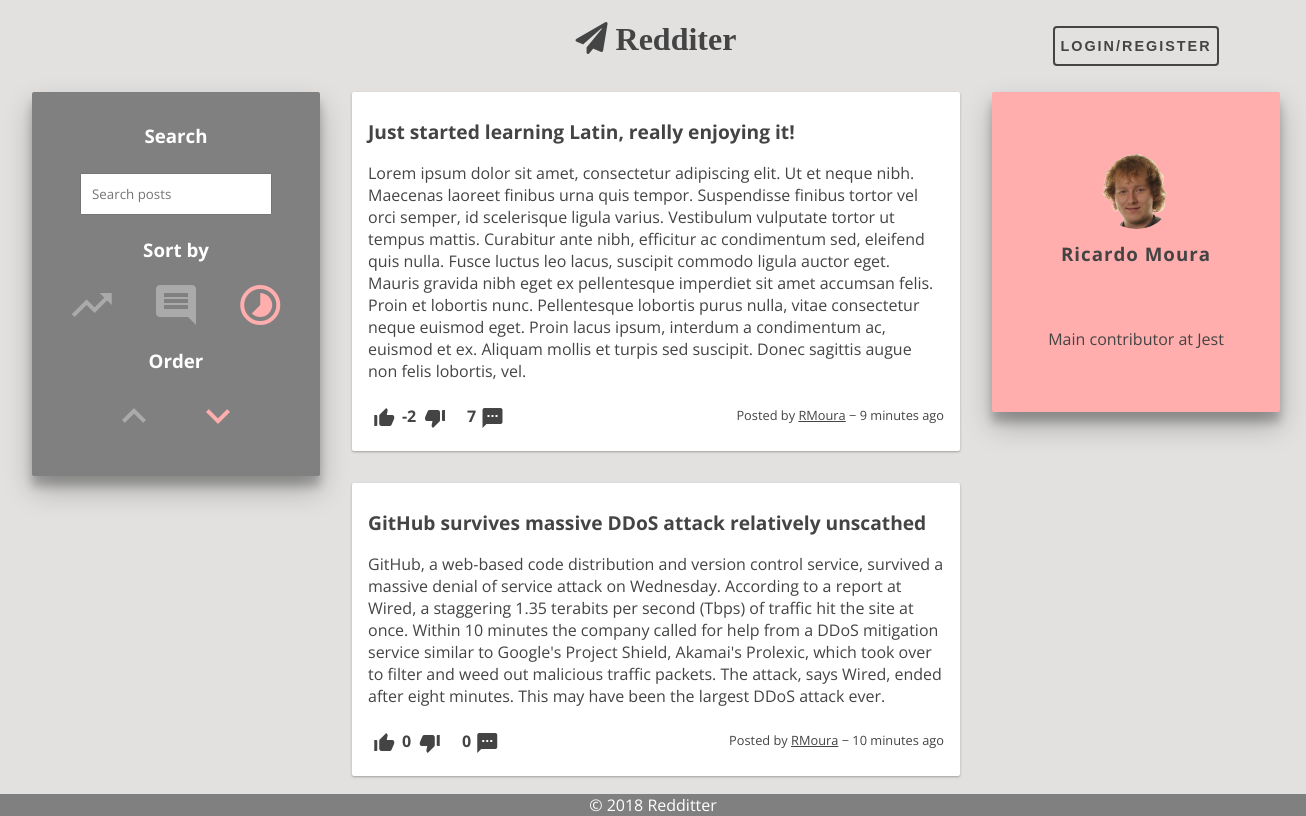
Screenshot of /pages/profile.php?user=RMoura with the database file from the repository.
### tables this page shows
CREATE TABLE Post (
    postID INTEGER PRIMARY KEY AUTOINCREMENT,
    userID VARCHAR REFERENCES User ON DELETE CASCADE,
    title VARCHAR NOT NULL,
    content VARCHAR NOT NULL,
    postDate DATE NOT NULL DEFAULT (strftime('%s', 'now')),
    points INTEGER DEFAULT 0
);

CREATE TABLE User (
    userID VARCHAR PRIMARY KEY,
    username VARCHAR NOT NULL,
    pass VARCHAR NOT NULL,
    mail VARCHAR NOT NULL UNIQUE,
    bio VARCHAR
);

### database/post.php (called while the page is built, shortened)
<?php
function getPostByUser($userID) {
	global $dbh;
	try {
		$stmt = $dbh->prepare("SELECT P.*, IFNULL(PC.count, 0) AS nrComments FROM Post P LEFT JOIN (SELECT postID, count(commentID) AS count FROM PostComment GROUP BY postID) AS PC ON P.postID = PC.postID WHERE P.userID = ? ORDER BY P.postDate DESC");
		$stmt->execute(array($userID));
		return $stmt->fetchAll();
	} catch(PDOException $e) {
		echo $e->getMessage();
		return null;
	}
}
function getNumberComments($postID) {
	global $dbh;
	try {
		$stmt = $dbh->prepare("SELECT count(*) as nrComments FROM PostComment Where postID = ?");
		$stmt->execute(array($postID));
		return $stmt->fetch();
	} catch(PDOException $e) {
		echo $e->getMessage();
		return null;
	}
}
?>

### database/utils.php (called while the page is built, shortened)
<?php
    function time_ago($time) {
        $out    = '';
        $now    = time();
        $diff   = $now - $time;
        if( $diff < 60 )
            return TIMEBEFORE_NOW;
        elseif( $diff < 3600 )
            return str_replace( '{num}', ( $out = round( $diff / 60 ) ), $out == 1 ? TIMEBEFORE_MINUTE : TIMEBEFORE_MINUTES );
        elseif( $diff < 3600 * 24 )
            return str_replace( '{num}', ( $out = round( $diff / 3600 ) ), $out == 1 ? TIMEBEFORE_HOUR : TIMEBEFORE_HOURS );
        elseif( $diff < 3600 * 24 * 2 )
            return TIMEBEFORE_YESTERDAY;
        else
            return strftime( date( 'Y', $time ) == date( 'Y' ) ? TIMEBEFORE_FORMAT : TIMEBEFORE_FORMAT_YEAR, $time );
    }
    function display_points($points) {
        if(abs($points) < 1000)
            return $points;
    }
?>

### includes/init.php (called while the page is built, shortened)
<?php
	$BASE_DIR = dirname(__DIR__);
?>

### database/user.php (called while the page is built, shortened)
<?php
function getUserById($userID) {
	global $dbh;
	try {
		$stmt = $dbh->prepare("SELECT *	FROM User WHERE userID = ?");
		$stmt->execute(array($userID));
		return $stmt->fetch();
	} catch(PDOException $e) {
		echo $e->getMessage();
		return null;
	}
}
?>

### templates/components/post.php (the view, shortened to what this page needs)
<?php
    require_once($BASE_DIR."/database/utils.php");
    require_once($BASE_DIR."/database/user.php");
?>
<article class="post container" data-id="<?=$post["postID"]?>">
    <section id="post-title">
        <a href="post.php?id=<?=$post["postID"]?>"><h1><?=$post["title"]?></h1></a>
    </section>
    <section id="post-content">
        <?php if ($post["content"] === "") { ?>
            <div id="post-image">
                <img class="post-picture" src=<?=str_replace($BASE_DIR, "", "../".glob($BASE_DIR."/img/posts/".sha1($post["postID"]).".{png,jpeg,jpg,gif}", GLOB_BRACE)[0])?>>
            </div>
        <?php } else { ?>
            <div id="post-story">
                <p><?=nl2br($post["content"])?></p>
            </div>
        <?php } ?>
    </section>
    <section id="post-info">
        <label>
            <i id="staticUp" class="material-icons">thumb_up_alt</i>
        </label>
        <p id="dp"><?=display_points($post["points"])?></p>
        <label>
            <i id="staticDown" class="material-icons">thumb_down_alt</i>
        </label>
        <p id="nrComments"><?=getNumberComments($post["postID"])["nrComments"]?></p>
        <a id="nrCommentsLink" href="post.php?id=<?=$post["postID"]?>">
            <i class="material-icons">textsms</i>
        </a>
        <div id="postByTimeAgo">
            <p id="postBy">
                Posted by
                <a id="postByLink" href="profile.php?user=<?=$post["userID"]?>"><?=$post["userID"]?></a>
                &minus;
                <?=time_ago($post["postDate"])?>
            </p>
        </div>
    </section>
</article>

### templates/components/list-posts.php (shortened to what this page needs)
<section id="list-posts">
    <?php
        if (empty($posts)) { ?>
            <h1>No posts to show</h1>
        <?php } else { ?>
        <?php
            foreach($posts as $post) {
                include($BASE_DIR."/templates/components/post.php");
            }
        }
    ?>
</section>

### templates/components/profile-bar.php (shortened to what this page needs)
<aside id="profile-bar" class="container">
    <section id="user-info">
        <img class="profile-picture" src=
        <?php
            $image = glob($BASE_DIR."/img/users/".sha1($user["userID"]).".{png,jpeg,jpg,gif}", GLOB_BRACE);
            echo (!empty($image) ? str_replace($BASE_DIR, "", "../".$image[0]) : "../img/users/unknown.png");
        ?>>
        <h1><?=$user["username"]?></h1>
    </section>
    <section id="user-bio">
        <?php if (strcmp($user["bio"], "")) { ?>
            <p><?=nl2br($user["bio"])?></p>
        <?php } else { ?>
            <p>I have no bio yet! But just so you know... I'm awesome.</p>
        <?php } ?>
    </section>
</aside>

### css/style.css (style rules this page uses)
:root { --main-bg-color: #e2e1e0; --main-text-color: #444; --alt-text-color: white; --main-container-bg-color: white; --alt1-container-bg-color: gray; --alt2-container-bg-color: #ffadad; --radio-color: #aaaaaa; --radio-selected-color: #ffadad; --radio-hover-color: white; --warning-bg-color: #ff6262; --box-shadow: 0 1px 3px rgba(133, 96, 96, 0.12), 0 1px 2px rgba(0,0,0,0.24); --selected-box-shadow: 0 14px 28px rgba(0,0,0,0.25), 0 10px 10px rgba(0,0,0,0.22); }
* { margin: 0; padding: 0; }
body { background: var(--main-bg-color); font-family: 'Open Sans', sans-serif; margin: 1em; display: grid; grid-gap: 0.5em 0.5em; grid-auto-rows: auto 1fr; grid-template-areas: "header" "page"; }
#list-posts { width: 40em; display: flex; flex-direction: column; justify-content: space-between; }
#list-posts .post #post-content { max-height: 30em; overflow: hidden; }
#profile-bar { background: var(--alt2-container-bg-color); text-align: center; box-shadow: var(--selected-box-shadow); width: 16em; height: 20em; display: flex; flex-direction: column; justify-content: space-evenly; padding-top: 0em; padding-bottom: 0em; }
#profile-bar #user-info, #user-bio { color: var(--main-text-color); }
#profile-bar #user-info { letter-spacing: 1px; font-weight: bold; }
.post { max-width: inherit; background: var(--main-container-bg-color); box-shadow: var(--box-shadow); transition: all 0.3s cubic-bezier(.25,.8,.25,1); display: grid; grid-template-columns: 1fr 1fr; grid-template-areas: "post-title post-title" "post-content post-content" "post-info post-info"; }
.post #post-title { grid-area: post-title; word-break: break-word; }
.post #post-title h1 { font-size: 1.2em; font-weight: bold; color: var(--main-text-color); margin-top: 0.5em; margin-bottom: 0.5em; }
.post #post-content { grid-area: post-content; margin-top: 0.5em; margin-bottom: 0.5em; }
.post #post-content #post-story { align-content: stretch; text-align: left; }
.post #post-info { grid-area: post-info; margin-top: 1em; }
.post #post-content, #post-info, .comment #comment-content, #comment-info { color: var(--main-text-color); }
.post #post-info i, .comment #comment-info i { cursor: pointer; transition: color 1s; }
.post #post-info p[id="dp"], .post #nrComments { font-weight: bold; display: inline; position: relative; left: 0.1em; bottom: 0.5em; }
.post #nrComments, .post #nrCommentsLink { left: 1em; }
.post #nrCommentsLink, .post #reply-post { position: relative; }
.post #postByTimeAgo, .comment #commentByTimeAgo { position: relative; float: right; font-size: 0.8em; }
.post #postBy, .comment #commentBy, .comment #continueThread { display: inline; }
.post #postByLink, .comment #commentByLink { text-decoration: underline; }
.profile-picture { border-radius: 50%; height: 75px; width: 75px; vertical-align: middle; margin-bottom: 0.75em; object-fit: cover; }
.container { border-radius: 2px; padding: 1em; margin: 1em; word-wrap: break-word; cursor: default; }
a { text-decoration: none; color: #444; }

### rows the page displays
post: title "Just started learning Latin, really enjoying it!", content "Lorem ipsum dolor sit amet, consectetur adipiscing elit. Ut et neque nibh. Maecenas laoreet finibus urna quis tempor. Suspendisse finibus tortor vel orci semper, id scelerisque ligula varius. Vestibulum vulputate tortor ut tempus mattis. Curabitur ante nibh, efficitur ac condimentum sed, eleifend quis nulla. Fusce luctus leo lacus, suscipit commodo ligula auctor eget. Mauris gravida nibh eget ex pellentesque imperdiet sit amet accumsan felis. Proin et lobortis nunc. Pellentesque lobortis purus nulla, vitae consectetur neque euismod eget. Proin lacus ipsum, interdum a condimentum ac, euismod et ex. Aliquam mollis et turpis sed suscipit. Donec sagittis augue non felis lobortis, vel.", points "-2", nrComments "7", userID "RMoura", postDate "9 minutes ago"
post: title "GitHub survives massive DDoS attack relatively unscathed", content "GitHub, a web-based code distribution and version control service, survived a massive denial of service attack on Wednesday. According to a report at Wired, a staggering 1.35 terabits per second (Tbps) of traffic hit the site at once. Within 10 minutes the company called for help from a DDoS mitigation service similar to Google's Project Shield, Akamai's Prolexic, which took over to filter and weed out malicious traffic packets. The attack, says Wired, ended after eight minutes. This may have been the largest DDoS attack ever.", points "0", nrComments "0", userID "RMoura", postDate "10 minutes ago"
user: username "Ricardo Moura", bio "Main contributor at Jest"
